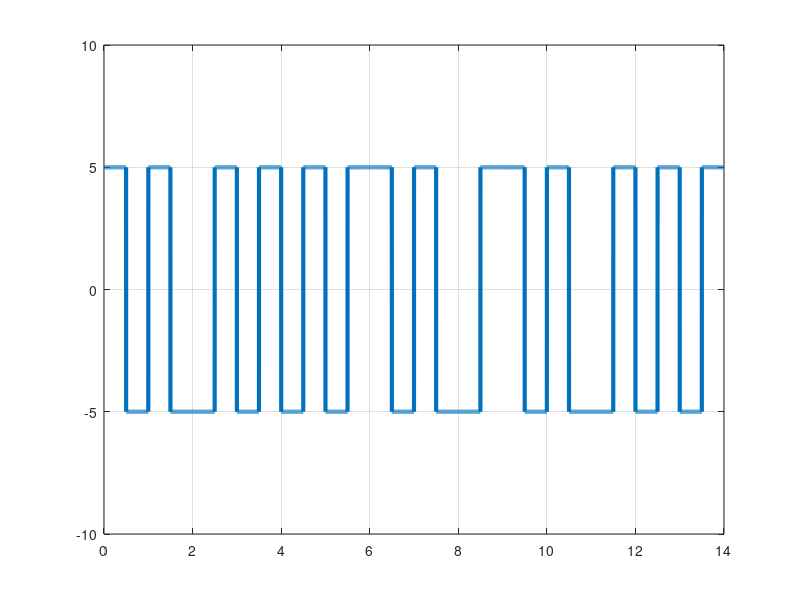

Write the MATLAB code that produced this figure.
clc;    %clear command line
clear all;  %clear variables
close all;  %clear figures 

bits =[1 0 1 0 0 0 1 0 1 1 0 1 0 0];

%Modulation :

bitRate = 1;
voltage = 5;

samplingRate = 1000;
samplingTime = 1/samplingRate;
endTime = length(bits)/bitRate;
time = 0:samplingTime:endTime;

index = 1;
sign = 1;
modulation = [];

if(bits(index)==0)
    sign = -1*sign;
end

for i = 1:length(time)
    if(time(i)*bitRate < index-1/2)
        modulation(i) = sign*voltage;
    else
        modulation(i) = -sign*voltage;
    end
    if(time(i)*bitRate >= index)
        index = index+1;
        if(index <= length(bits) && bits(index)==1)
            sign = -1*sign;
        end
    end
end

plot(time,modulation,'LineWidth',3);
axis([0 endTime -voltage-5 voltage+5]);
grid on;

%Demodulation : 

index = 1;
prev = voltage;
demodulation = [];

for i = 1:length(modulation)
    if(modulation(i) == prev && time(i)*bitRate < index-1/2)
        demodulation(index) = 1;
    end
    if(modulation(i) ~=prev && time(i)*bitRate < index-1/2)
        demodulation(index) = 0;
    end
    if(time(i)*bitRate >= index)
        index = index+1;
        prev = modulation(i);
    end
end

disp(demodulation);